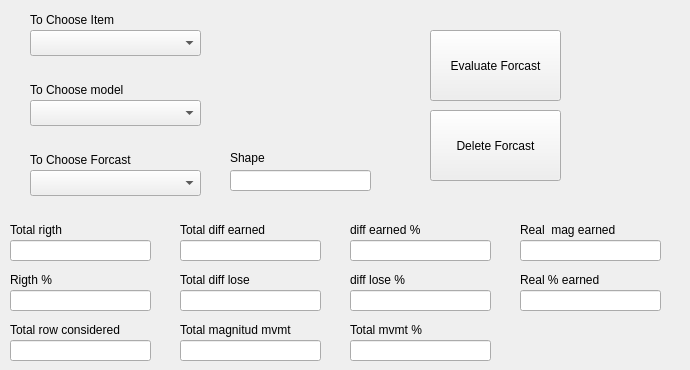
    <widget class="QWidget" name="ForcastEval_Tab">
     <attribute name="title">
      <string>Forcast evaluate</string>
     </attribute>
     <widget class="QLabel" name="ForcastEval_lbl_ChooseModel">
      <property name="geometry">
       <rect>
        <x>30</x>
        <y>80</y>
        <width>161</width>
        <height>20</height>
       </rect>
      </property>
      <property name="text">
       <string>To Choose model</string>
      </property>
     </widget>
     <widget class="QPushButton" name="ForcastEval_btn_EvaluateFor">
      <property name="geometry">
       <rect>
        <x>430</x>
        <y>30</y>
        <width>131</width>
        <height>71</height>
       </rect>
      </property>
      <property name="text">
       <string>Evaluate Forcast</string>
      </property>
     </widget>
     <widget class="QComboBox" name="ForcastEval_Combox_ChooseModel">
      <property name="geometry">
       <rect>
        <x>30</x>
        <y>100</y>
        <width>171</width>
        <height>26</height>
       </rect>
      </property>
     </widget>
     <widget class="QLineEdit" name="ForcastEval_txtLine_ShowShape">
      <property name="geometry">
       <rect>
        <x>230</x>
        <y>170</y>
        <width>141</width>
        <height>21</height>
       </rect>
      </property>
     </widget>
     <widget class="QLabel" name="ForcastEval_lbl_Chooseitem">
      <property name="geometry">
       <rect>
        <x>30</x>
        <y>10</y>
        <width>161</width>
        <height>20</height>
       </rect>
      </property>
      <property name="text">
       <string>To Choose Item</string>
      </property>
     </widget>
     <widget class="QComboBox" name="ForcastEval_Combox_ChooseItem">
      <property name="geometry">
       <rect>
        <x>30</x>
        <y>30</y>
        <width>171</width>
        <height>26</height>
       </rect>
      </property>
     </widget>
     <widget class="QLabel" name="ForcastEval_lbl_ShowShape">
      <property name="geometry">
       <rect>
        <x>230</x>
        <y>150</y>
        <width>131</width>
        <height>16</height>
       </rect>
      </property>
      <property name="text">
       <string>Shape</string>
      </property>
     </widget>
     <widget class="QComboBox" name="ForcastEval_Combox_Chooseforcast">
      <property name="geometry">
       <rect>
        <x>30</x>
        <y>170</y>
        <width>171</width>
        <height>26</height>
       </rect>
      </property>
     </widget>
     <widget class="QLabel" name="ForcastEval_lbl_ChooseForcast">
      <property name="geometry">
       <rect>
        <x>30</x>
        <y>150</y>
        <width>161</width>
        <height>20</height>
       </rect>
      </property>
      <property name="text">
       <string>To Choose Forcast</string>
      </property>
     </widget>
     <widget class="QPushButton" name="ForcastEval_btn_DeleteFor">
      <property name="geometry">
       <rect>
        <x>430</x>
        <y>110</y>
        <width>131</width>
        <height>71</height>
       </rect>
      </property>
      <property name="text">
       <string>Delete Forcast</string>
      </property>
     </widget>
     <widget class="QLineEdit" name="ForcastEval_txtLine_RowsConsidered">
      <property name="geometry">
       <rect>
        <x>10</x>
        <y>340</y>
        <width>141</width>
        <height>21</height>
       </rect>
      </property>
     </widget>
     <widget class="QLineEdit" name="ForcastEval_txtLine_TotalDiffLose">
      <property name="geometry">
       <rect>
        <x>180</x>
        <y>290</y>
        <width>141</width>
        <height>21</height>
       </rect>
      </property>
     </widget>
     <widget class="QLineEdit" name="ForcastEval_txtLine_RigthPercent">
      <property name="geometry">
       <rect>
        <x>10</x>
        <y>290</y>
        <width>141</width>
        <height>21</height>
       </rect>
      </property>
     </widget>
     <widget class="QLineEdit" name="ForcastEval_txtLine_TotalDiffEarned">
      <property name="geometry">
       <rect>
        <x>180</x>
        <y>240</y>
        <width>141</width>
        <height>21</height>
       </rect>
      </property>
     </widget>
     <widget class="QLineEdit" name="ForcastEval_txtLine_TotalRight">
      <property name="geometry">
       <rect>
        <x>10</x>
        <y>240</y>
        <width>141</width>
        <height>21</height>
       </rect>
      </property>
     </widget>
     <widget class="QLineEdit" name="ForcastEval_txtLine_diffEarnedPercent">
      <property name="geometry">
       <rect>
        <x>350</x>
        <y>240</y>
        <width>141</width>
        <height>21</height>
       </rect>
      </property>
     </widget>
     <widget class="QLineEdit" name="ForcastEval_txtLine_diffLosePercent">
      <property name="geometry">
       <rect>
        <x>350</x>
        <y>290</y>
        <width>141</width>
        <height>21</height>
       </rect>
      </property>
     </widget>
     <widget class="QLabel" name="ForcastEval_lbl_TotalRight">
      <property name="geometry">
       <rect>
        <x>10</x>
        <y>220</y>
        <width>161</width>
        <height>20</height>
       </rect>
      </property>
      <property name="text">
       <string>Total rigth</string>
      </property>
     </widget>
     <widget class="QLabel" name="ForcastEval_lbl_RigthPerCent">
      <property name="geometry">
       <rect>
        <x>10</x>
        <y>270</y>
        <width>161</width>
        <height>20</height>
       </rect>
      </property>
      <property name="text">
       <string>Rigth %</string>
      </property>
     </widget>
     <widget class="QLabel" name="ForcastEval_lbl_RowsConsidered">
      <property name="geometry">
       <rect>
        <x>10</x>
        <y>320</y>
        <width>161</width>
        <height>20</height>
       </rect>
      </property>
      <property name="text">
       <string>Total row considered</string>
      </property>
     </widget>
     <widget class="QLabel" name="ForcastEval_lbl_TotalDiffEarned">
      <property name="geometry">
       <rect>
        <x>180</x>
        <y>220</y>
        <width>161</width>
        <height>20</height>
       </rect>
      </property>
      <property name="text">
       <string>Total diff earned</string>
      </property>
     </widget>
     <widget class="QLineEdit" name="ForcastEval_txtLine_TotalmagMvmt">
      <property name="geometry">
       <rect>
        <x>180</x>
        <y>340</y>
        <width>141</width>
        <height>21</height>
       </rect>
      </property>
     </widget>
     <widget class="QLabel" name="ForcastEval_lbl_ToralDiffLose">
      <property name="geometry">
       <rect>
        <x>180</x>
        <y>270</y>
        <width>161</width>
        <height>20</height>
       </rect>
      </property>
      <property name="text">
       <string>Total diff lose</string>
      </property>
     </widget>
     <widget class="QLabel" name="ForcastEval_lbl_DiffLosePercent">
      <property name="geometry">
       <rect>
        <x>350</x>
        <y>270</y>
        <width>161</width>
        <height>20</height>
       </rect>
      </property>
      <property name="text">
       <string>diff lose %</string>
      </property>
     </widget>
     <widget class="QLabel" name="ForcastEval_lbl_DiffEarnedPercent">
      <property name="geometry">
       <rect>
        <x>350</x>
        <y>220</y>
        <width>161</width>
        <height>20</height>
       </rect>
      </property>
      <property name="text">
       <string>diff earned %</string>
      </property>
     </widget>
     <widget class="QLabel" name="ForcastEval_lbl_ChooseModel_11">
      <property name="geometry">
       <rect>
        <x>180</x>
        <y>320</y>
        <width>161</width>
        <height>20</height>
       </rect>
      </property>
      <property name="text">
       <string/>
      </property>
     </widget>
     <widget class="QLineEdit" name="ForcastEval_txtLine_TotalMvmPercent">
      <property name="geometry">
       <rect>
        <x>350</x>
        <y>340</y>
        <width>141</width>
        <height>21</height>
       </rect>
      </property>
     </widget>
     <widget class="QLabel" name="ForcastEval_lbl_ToralMvmtPercent">
      <property name="geometry">
       <rect>
        <x>350</x>
        <y>320</y>
        <width>161</width>
        <height>20</height>
       </rect>
      </property>
      <property name="text">
       <string>Total mvmt %</string>
      </property>
     </widget>
     <widget class="QLineEdit" name="ForcastEval_txtLine_RealMagEarned">
      <property name="geometry">
       <rect>
        <x>520</x>
        <y>240</y>
        <width>141</width>
        <height>21</height>
       </rect>
      </property>
     </widget>
     <widget class="QLabel" name="ForcastEval_lbl_RealMagEarned">
      <property name="geometry">
       <rect>
        <x>520</x>
        <y>220</y>
        <width>161</width>
        <height>20</height>
       </rect>
      </property>
      <property name="text">
       <string>Real  mag earned</string>
      </property>
     </widget>
     <widget class="QLineEdit" name="ForcastEval_txtLine_RealPercentEarned">
      <property name="geometry">
       <rect>
        <x>520</x>
        <y>290</y>
        <width>141</width>
        <height>21</height>
       </rect>
      </property>
     </widget>
     <widget class="QLabel" name="ForcastEval_lbl_RealPercentEarned">
      <property name="geometry">
       <rect>
        <x>520</x>
        <y>270</y>
        <width>161</width>
        <height>20</height>
       </rect>
      </property>
      <property name="text">
       <string>Real % earned</string>
      </property>
     </widget>
     <widget class="QLabel" name="ForcastEval_lbl_magmvmt">
      <property name="geometry">
       <rect>
        <x>180</x>
        <y>320</y>
        <width>161</width>
        <height>20</height>
       </rect>
      </property>
      <property name="text">
       <string>Total magnitud mvmt</string>
      </property>
     </widget>
    </widget>
